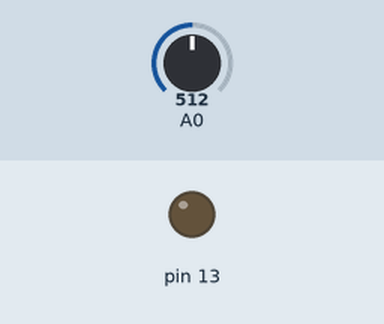
The program below on a simulated Arduino Uno, built with avr-gcc and run on an emulated ATmega328P. On the bench: output pins drawn as LEDs (lit = HIGH). The test bench sets the inputs (shaded band); at power-on: A0 = 512.

Above: at 0.1 s.
At 10.1 s:
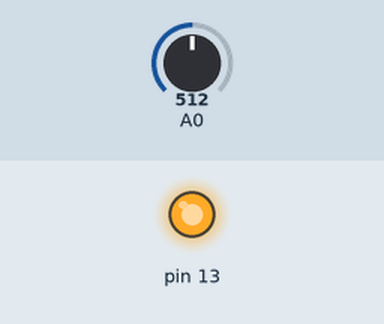
Timing chart, 0 to 11.6 s (numbered marks = the images above):
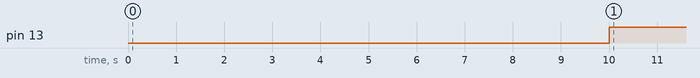

The program:

main.cpp
```cpp
#include <Arduino.h>
#include <SoftwareSerial.h>
#include <string.h>
#include "../lib/debug_helper.h"

#define SERIAL_COMMUNICATION 115200
#define DEBUG 0
#define DEBUG_PIN 11
#define DEBUG_SERIAL 9600

#define WATER_THRESHOLD 10

int half_seconds = 0;
const int check_after_seconds = 10;

SoftwareSerial espSerial(7, 6);

void timer_setup();

ISR(TIMER1_OVF_vect)
{
  TCNT1 = 34285;
  ++half_seconds;

  if (half_seconds * 2 == check_after_seconds)
  {
    half_seconds = 0;
    uint8_t arbitraryTeller = 1;
    if (analogRead(A0) > WATER_THRESHOLD)
    {
      arbitraryTeller = 0;
      digitalWrite(13, HIGH);
    }
    else
    {
      digitalWrite(13, LOW);
    }
    uint8_t buffer[1] = {arbitraryTeller};
    char str[3];
    itoa(buffer[0], str, 10);
    sendDebug("Water Sensor: ");
    sendDebugLine(str);
    espSerial.print(str);
  }
}

void setup()
{
  DO_DEBUG = DEBUG;
  setupDebug(DEBUG_SERIAL);
  espSerial.begin(115200);
  timer_setup();

  pinMode(A0, INPUT);
  pinMode(13, OUTPUT);
}

void loop()
{
}

void timer_setup()
{
  // 500ms = (64 * ticks)/16,000,000
  TCCR1A = 0;
  TCCR1B = 0b00000101;
  TCNT1 |= 34285;
  TIMSK1 |= 0b00000001;
}
```

debug_helper.cpp
```cpp
#include "../lib/debug_helper.h"
#include <Arduino.h>

int DO_DEBUG = 0;

void setupDebug(int serial)
{
    if (DO_DEBUG == 1)
    {
        Serial.begin(serial);
    }
}

void sendDebug(const Printable &text)
{
    if (DO_DEBUG == 1)
    {
        Serial.print(text);
    }
}

void sendDebugLine(const Printable &text)
{
    if (DO_DEBUG == 1)
    {
        Serial.println(text);
    }
}

void sendDebug(const char* text)
{
    if (DO_DEBUG == 1)
    {
        Serial.print(text);
    }
}

void sendDebugLine(const char* text)
{
    if (DO_DEBUG == 1)
    {
        Serial.println(text);
    }
}
```

Measured:
- by itself, pin 13: LOW → HIGH at 10.0 s
